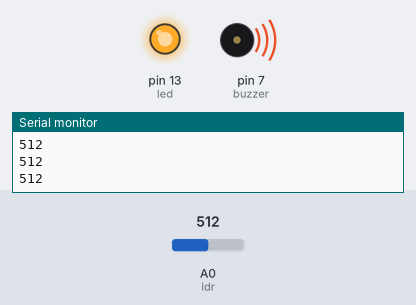
Simulated run of this sketch. Board: Arduino Uno, built with avr-gcc and run on an emulated ATmega328P. Shown: output pins drawn as LEDs (lit = HIGH), buzzer (waves = sounding), the last lines printed to the serial monitor. Inputs (shaded band) come from the test bench; at power-on: A0 (ldr) = 512.

Above: at 1.2 s.
1.3 s: A0 (ldr) set to 485
At 1.8 s:
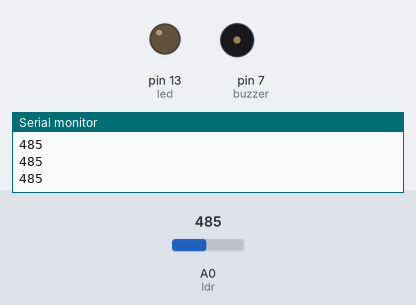
2.8 s: A0 (ldr) set to 510
At 3.2 s:
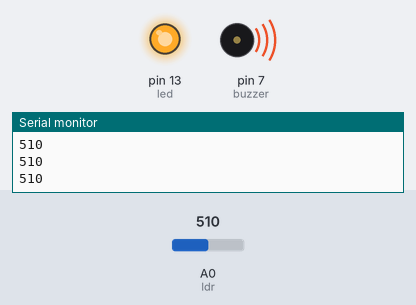
4.3 s: A0 (ldr) set to 490
At 5.7 s:
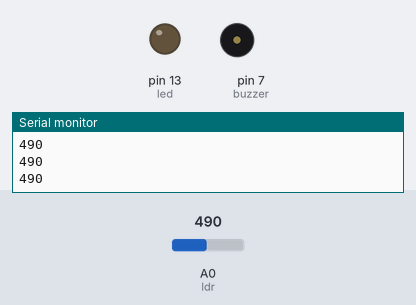
Timing chart, 0 to 7.3 s (numbered marks = the images above; inputs shaded):
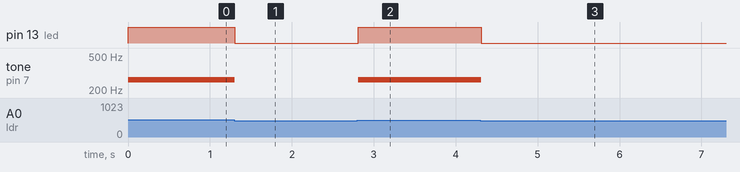

Measured:
- the behaviour switches between 500 and 499 on A0 (ldr) (found by bisection; images 0 and 1)
- after the input at 1.3 s, pin 13 (led): HIGH → LOW at once; tone on pin 7 (buzzer): 264 Hz → silent at once
- after the input at 2.8 s, pin 13 (led): LOW → HIGH at once; tone on pin 7 (buzzer): silent → 264 Hz at once
- after the input at 4.3 s, pin 13 (led): HIGH → LOW at once; tone on pin 7 (buzzer): 264 Hz → silent at once

The sketch:

lista6.ino
```cpp
#define ex1

#ifdef ex1
//6.1- Acrescente um buzzer a montagem. Modifique o programa para o led acender e o buzzer apitar.
int led = 13;
int ldr = 0;
int ldrvalor = 0;
int buzzer = 7;

void setup() {
pinMode(led,OUTPUT);
pinMode(buzzer,OUTPUT);
Serial.begin(9600);
}

void loop() {
ldrvalor = analogRead(ldr);
Serial.println(ldrvalor);
if (ldrvalor>= 500){
digitalWrite(led,HIGH);
tone(buzzer, 264);}
else{
digitalWrite(led,LOW);
noTone(buzzer);}
delay(100);
}
#endif //ex1

#ifdef ex2
//6.2- Acrescente mais 2 leds a montagem. Conforme a luminosidade diminui os leds vão acendendo progressivamente. O buzzer deve apitar quando o último led acender.
int led = 13;
int led2 = 12;
int led3 = 11;
int ldr = 0;
int ldrvalor = 0;
int buzzer = 7;

void setup() {
pinMode(led,OUTPUT);
pinMode(led2,OUTPUT);
pinMode(led3,OUTPUT);
pinMode(buzzer,OUTPUT);
Serial.begin(9600);
}

void loop() {
  ldrvalor = analogRead(ldr);
  Serial.println(ldrvalor);
  if (ldrvalor>=500)
  {
  digitalWrite(led,HIGH);
  	noTone(buzzer);
  }
  else
  {
  digitalWrite(led,LOW);
  noTone(buzzer);
  }
  if (ldrvalor>=700)
  {
  digitalWrite(led2,HIGH);
    noTone(buzzer);
  }
  else
  {
  digitalWrite(led2,LOW);
  noTone(buzzer);
  }
  if (ldrvalor>=900)
  {
  digitalWrite(led3,HIGH);
    tone(buzzer, 264);
  }
  else
  {
  digitalWrite(led3,LOW);
  noTone(buzzer);
  }
  delay(100);
}

#endif //ex2


#ifdef ex3
//6.3- Transforme a leitura do sensor de luminosidade em uma função que retorna o valor lido.
int led = 13;
int led2 = 12;
int led3 = 11;
int ldr = 0;
int ldrvalor = 0;
int buzzer = 7;
int valor;

void setup() {
pinMode(led,OUTPUT);
pinMode(led2,OUTPUT);
pinMode(led3,OUTPUT);
pinMode(buzzer,OUTPUT);
Serial.begin(9600);
}

int leitura(int ldr)
{
  ldrvalor=analogRead(ldr);
  Serial.print("Luminosidade: ");
  Serial.println(ldrvalor);
  return ldrvalor;
}

void loop() {

  valor = leitura(ldr);

  if (ldrvalor>=500)
  {
  digitalWrite(led,HIGH);
  	noTone(buzzer);
  }
  else
  {
  digitalWrite(led,LOW);
  noTone(buzzer);
  }
  if (ldrvalor>=700)
  {
  digitalWrite(led2,HIGH);
    noTone(buzzer);
  }
  else
  {
  digitalWrite(led2,LOW);
  noTone(buzzer);
  }
  if (ldrvalor>=900)
  {
  digitalWrite(led3,HIGH);
  tone(buzzer, 264);
  }
  else
  {
  digitalWrite(led3,LOW);
  noTone(buzzer);
  }
  delay(100);
}

#endif //ex3

#ifdef ex4

//6.4- Transforme o controle de cada dos led em uma função.
int led = 13;
int led2 = 12;
int led3 = 11;
int ldr = 0;
int ldrvalor = 0;
int buzzer = 7;
int valor;

void setup() {
pinMode(led,OUTPUT);
pinMode(led2,OUTPUT);
pinMode(led3,OUTPUT);
pinMode(buzzer,OUTPUT);
Serial.begin(9600);
}

int leitura(int ldr)
{
  ldrvalor=analogRead(ldr);
  Serial.print("Luminosidade: ");
  Serial.println(ldrvalor);
  return ldrvalor;
}

void controled() {
if (ldrvalor>=500)
  {
  digitalWrite(led,HIGH);
  }
  else
  {
  digitalWrite(led,LOW);
  }
}

void controled2() {
if (ldrvalor>=700)
  {
  digitalWrite(led2,HIGH);
  }
  else
  {
  digitalWrite(led2,LOW);
  }
}

void controled3() {
if (ldrvalor>=900)
  {
  digitalWrite(led3,HIGH);
  }
  else
  {
  digitalWrite(led3,LOW);
  }
}

void loop() {

  valor = leitura(ldr);
  controled();
  controled2();
  controled3();

  if (ldrvalor>900)
  {
  tone(buzzer, 264);
  }
  else
  {
  noTone (buzzer);
  }

  delay(100);
}

#endif //ex4


#ifdef ex5
//6.5- Transforme o controle do buzzer em uma função.
int led = 13;
int led2 = 12;
int led3 = 11;
int ldr = 0;
int ldrvalor = 0;
int buzzer = 7;
int valor;

void setup() {
pinMode(led,OUTPUT);
pinMode(led2,OUTPUT);
pinMode(led3,OUTPUT);
pinMode(buzzer,OUTPUT);
Serial.begin(9600);
}

int leitura(int ldr)
{
  ldrvalor=analogRead(ldr);
  Serial.print("Luminosidade: ");
  Serial.println(ldrvalor);
  return ldrvalor;
}

void controled() {
if (ldrvalor>=500)
  {
  digitalWrite(led,HIGH);
  }
  else
  {
  digitalWrite(led,LOW);
  }
}

void controled2() {
if (ldrvalor>=700)
  {
  digitalWrite(led2,HIGH);
  }
  else
  {
  digitalWrite(led2,LOW);
  }
}

void controled3() {
if (ldrvalor>=900)
  {
  digitalWrite(led3,HIGH);
  }
  else
  {
  digitalWrite(led3,LOW);
  }
}

void controlebuzzer(int ldrvalor) {
  if (ldrvalor>900)
  {
  tone(buzzer, 264);
  }
  else
  {
  noTone (buzzer);
  }

}

void loop() {

  valor = leitura(ldr);
  controled();
  controled2();
  controled3();
  controlebuzzer(ldrvalor);

  delay(100);
}

#endif //ex5
```
